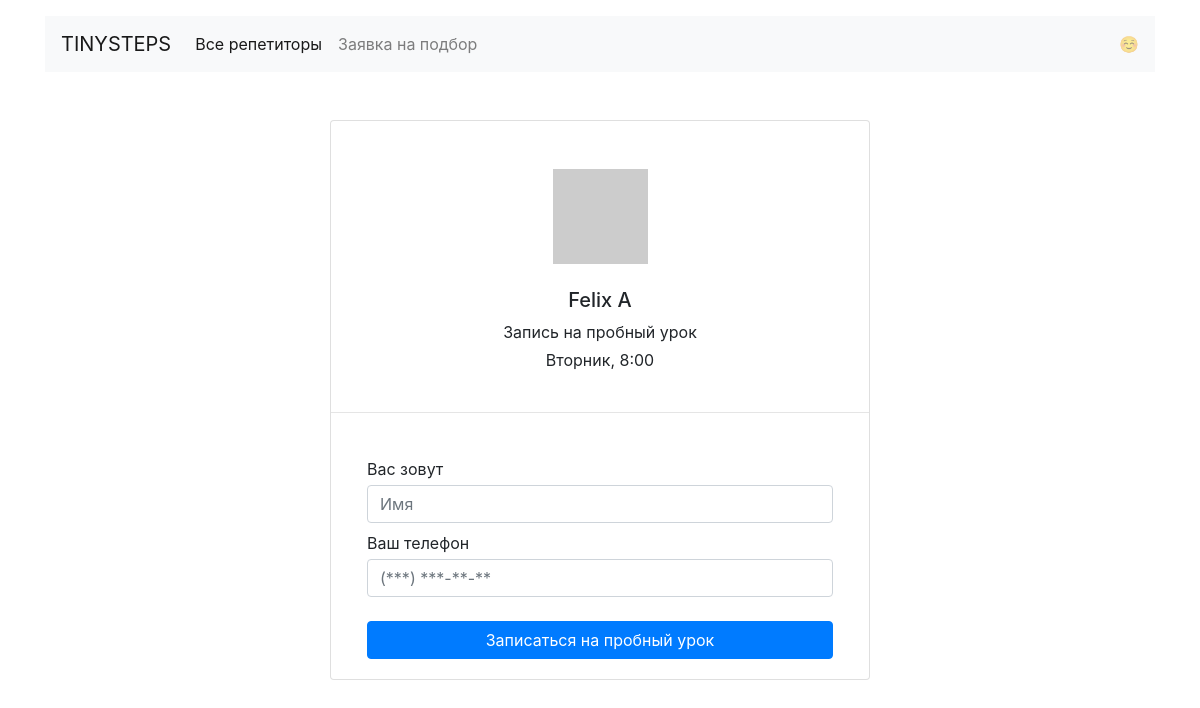
/booking/2/tue/8/, run on the app's committed database.
### app.py (models this page shows)
class Teachers(db.Model):
    __tablename__ = 'teachers'
    id = db.Column(db.Integer, primary_key=True)
    name = db.Column(db.String(50), unique=True, nullable=False)
    about = db.Column(db.String(1100), unique=True, nullable=False)
    rating = db.Column(db.Float, nullable=False, default=0.0)
    picture = db.Column(db.String(100), nullable=False)
    price = db.Column(db.Integer, nullable=False)
    teacher_relations = db.relationship('Booking', back_populates='booking_relations')

### app.py (the view)
@app.route('/booking/<int:id>/<day>/<time>/', methods=['GET', 'POST'])
def booking(id, day, time):
    form = BookingForm()
    booking = Booking()
    teachers = db.session.query(Teachers).all()
    teacher_id = id
    day = day
    time = time
    print(day, time, teacher_id)
    if request.method == 'POST':
        user_name = request.form['user_name']
        user_phone = request.form['user_phone']
        form.populate_obj(booking)
        db.session.add(booking)
        db.session.commit()
        booking_done_page = render_template('booking_done.html', id=teacher_id, day=day, time=time, user_name=user_name, user_phone=user_phone, teachers=teachers, profiles=profiles)
        return booking_done_page
    else:
        booking_page = render_template('booking.html', id=id, day=day, time=time, profiles=profiles, teachers=teachers)
        return booking_page

### app.py
class BookingForm(FlaskForm):
    teacher_id = StringField('teacher_id')
    day = StringField('day', validators=[DataRequired()])
    time = StringField('time', validators=[DataRequired()])
    user_name = StringField('user_name', validators=[DataRequired()])
    user_phone = StringField('user_phone', validators=[DataRequired()])
    call_user = False

### templates/booking.html (shortened to what this page needs)
{% extends 'base.html' %}
{% block container %}
<main class="container mt-3">
   <div class="row mt-5">
      <div class="col-10 col-md-6 offset-1 offset-md-3 mb-3">
         <form action="/booking/{{ id }}/{{ day }}/{{ time|int }}/" class="card mb-3" method="POST">
            {% for teacher in teachers %}
            {% set d = profiles.week %}
            {% if teacher.id == id %}
            <div class="card-body text-center pt-5">
               <img src="{{ teacher.picture }}" class="mb-3" width="95" alt="">
               <h2 class="h5 card-title mt-2 mb-2">{{ teacher["name"] }}</h2>
               <p class="my-1">Запись на пробный урок</p>
               <p class="my-1">{{ d[day] }}, {{ time }}:00</p>
            </div>
            <hr />
            <div class="card-body mx-3">
               <label class="mb-1 mt-2" for="user_name">Вас зовут</label>
               <input class="form-control" type="text" name="user_name" id="user_name" placeholder="Имя" required>
               <label class="mb-1 mt-2" for="user_phone">Ваш телефон</label>
               <input class="form-control" type="tel"  name="user_phone" id="user_phone" placeholder="(***) ***-**-**", pattern="[-0-9]+" required>
               <input type="submit" class="btn btn-primary btn-block mt-4" value="Записаться на пробный урок">
            </div>
            {% endif %}
            {% endfor %}
         </form>
      </div>
   </div>
</main>
{% endblock %}

### data on the page
Teachers: name "Felix A", d "Вторник", time "8"
